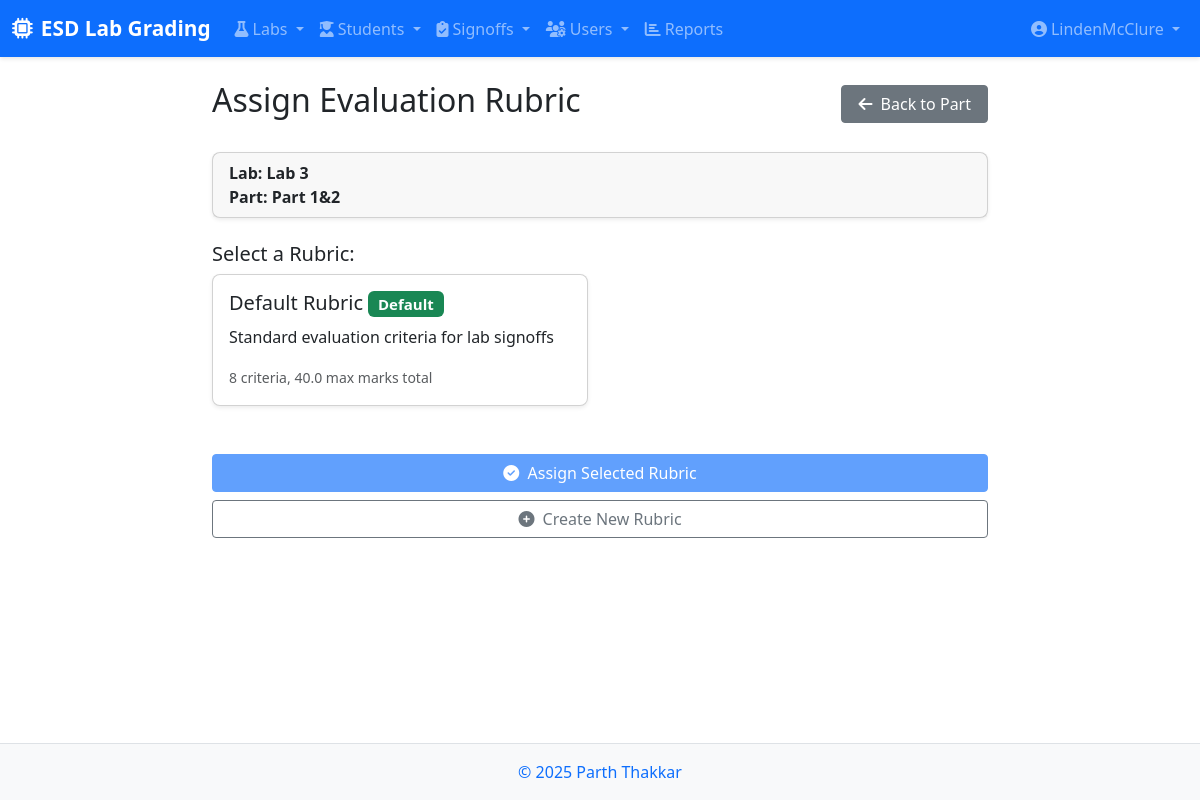
The page /part/3/assign-rubric/ (signed in) on the database its author committed.
### labs/models.py (models this page shows, shortened)
class Part(models.Model):
    lab = models.ForeignKey(Lab, on_delete=models.CASCADE, related_name='parts')
    name = models.CharField(max_length=100)
    description = models.TextField(blank=True)
    order = models.PositiveIntegerField(default=0)
    is_required = models.BooleanField(default=True)
    has_challenges = models.BooleanField(default=False, help_text="Check if this part has challenge tasks")
    due_date = models.DateTimeField(null=True, blank=True, help_text="Due date for this part's signoff")
    class Meta:
        ordering = ['lab', 'order']

class Lab(models.Model):
    name = models.CharField(max_length=200)
    description = models.TextField(blank=True)
    due_date = models.DateTimeField()
    total_points = models.DecimalField(max_digits=5, decimal_places=2)
    grade_scale = models.ForeignKey(GradeScale, on_delete=models.SET_NULL, null=True, blank=True,
                                    related_name='labs', help_text="Grade scale to use for this lab")

class EvaluationRubric(models.Model):
    name = models.CharField(max_length=100, unique=True)
    description = models.TextField(blank=True)
    is_default = models.BooleanField(default=False)
    criteria_data = models.JSONField(default=dict)
    class Meta:
        verbose_name = "Evaluation Rubric"
        verbose_name_plural = "Evaluation Rubrics"
    def get_total_max_marks(self):
        return sum(Decimal(str(criteria['max_marks'])) for criteria in self.criteria_data.values())

### labs/views.py (the view)
    def wrap(request, *args, **kwargs):
        try:
            if hasattr(request.user, 'role') and request.user.role.role in ['instructor']:
                return function(request, *args, **kwargs)
            else:
                raise PermissionDenied("You must be an instructor to access this page.")
        except (AttributeError, UserRole.DoesNotExist):
            raise PermissionDenied("You must be an instructor to access this page.")

### labs/templatetags/role_tags.py (called while the page is built)
@register.filter
def has_role(user, role_name):
    if user.is_anonymous:
        return False
    if user.is_staff:
        return True
    try:
        return hasattr(user, 'role') and user.role.role == role_name
    except:
        return False

### labs/views.py (called while the page is built, shortened)
def instructor_required(function):
    def wrap(request, *args, **kwargs):
        try:
            if hasattr(request.user, 'role') and request.user.role.role in ['instructor']:
                return function(request, *args, **kwargs)
            else:
                raise PermissionDenied("You must be an instructor to access this page.")
        except (AttributeError, UserRole.DoesNotExist):
            raise PermissionDenied("You must be an instructor to access this page.")
    wrap.__doc__ = function.__doc__
    wrap.__name__ = function.__name__
    return wrap

@login_required
@instructor_required
def assign_rubric(request, part_id):
    part = get_object_or_404(Part, pk=part_id)
    rubrics = EvaluationRubric.objects.all().order_by('name')
    return render(request, 'labs/assign_rubric.html', {
        'part': part,
        'rubrics': rubrics
    })

### labs/templates/labs/assign_rubric.html (shortened to what this page needs)
{% extends 'base.html' %}
{% load static %}
{% block content %}
<div class="container form-container">
    <div class="d-flex justify-content-between align-items-center mb-4">
        <h1 class="h2">Assign Evaluation Rubric</h1>
        <a href="{% url 'labs:part_detail' part_id=part.id %}" class="btn btn-secondary">
            <i class="fas fa-arrow-left me-1"></i> Back to Part
        </a>
    </div>
    <div class="card mb-4">
        <div class="card-header">
            <div><strong>Lab:</strong> {{ part.lab.name }}</div>
            <div><strong>Part:</strong> {{ part.name }}</div>
        </div>
    </div>
    <form method="post">
        <div class="mb-4">
            <h3 class="h5">Select a Rubric:</h3>
            <div class="row row-cols-1 row-cols-md-2 g-4">
                {% for rubric in rubrics %}
                <div class="col">
                    <div class="card rubric-card" data-rubric-id="{{ rubric.id }}">
                        <div class="card-body">
                            <h5 class="card-title">{{ rubric.name }}
                                {% if rubric.is_default %}
                                <span class="badge bg-success">Default</span>
                                {% endif %}
                            </h5>
                            <p class="card-text">{{ rubric.description|truncatechars:100 }}</p>
                            <div class="card-text">
                                <small class="text-muted">
                                    {{ rubric.criteria_data|length }} criteria,
                                    {{ rubric.get_total_max_marks }} max marks total
                                </small>
                            </div>
                        </div>
                    </div>
                </div>
                {% endfor %}
            </div>
        </div>
        <div class="d-grid gap-2">
            <button type="submit" class="btn btn-primary" id="submit-btn" disabled>
                <i class="fas fa-check-circle me-1"></i> Assign Selected Rubric
            </button>
            <a href="{% url 'labs:rubric_create' %}" class="btn btn-outline-secondary">
                <i class="fas fa-plus-circle me-1"></i> Create New Rubric
            </a>
        </div>
    </form>
</div>
{% endblock %}

### templates/base.html (shortened to what this page needs)
{% load static %}
{% load role_tags %}
<!DOCTYPE html>
<html lang="en">
<head>
    <link href="https://cdn.jsdelivr.net/npm/bootstrap@5.3.0-alpha1/dist/css/bootstrap.min.css" rel="stylesheet">
    <link rel="stylesheet" href="https://cdnjs.cloudflare.com/ajax/libs/font-awesome/6.4.0/css/all.min.css">
    <link rel="stylesheet" href="{% static 'css/styles.css' %}">
</head>
<body>
    <nav class="navbar navbar-expand-lg navbar-dark bg-primary sticky-top">
        <div class="container-fluid">
            <a class="navbar-brand" href="{% url 'labs:home' %}">
                <i class="fas fa-microchip me-2"></i>ESD Lab Grading
            </a>
            <div class="collapse navbar-collapse" id="navbarMain">
                <ul class="navbar-nav me-auto">
                    <li class="nav-item dropdown">
                        <a class="nav-link dropdown-toggle" href="#" id="labsDropdown" role="button" data-bs-toggle="dropdown">
                            <i class="fas fa-flask me-1"></i>Labs
                        </a>
                    </li>
                    {% if request.user.is_authenticated %}
                    <li class="nav-item dropdown">
                        <a class="nav-link dropdown-toggle" href="#" id="studentsDropdown" role="button" data-bs-toggle="dropdown">
                            <i class="fas fa-user-graduate me-1"></i>Students
                        </a>
                    </li>
                    {% endif %}
                    {% if request.user.is_authenticated %}
                    <li class="nav-item dropdown">
                        <a class="nav-link dropdown-toggle" href="#" id="signoffsDropdown" role="button" data-bs-toggle="dropdown">
                            <i class="fas fa-clipboard-check me-1"></i>Signoffs
                        </a>
                    </li>
                    {% endif %}
                    {% if request.user.is_authenticated and request.user|has_role:'instructor' %}
                    <li class="nav-item dropdown">
                        <a class="nav-link dropdown-toggle" href="#" id="usersDropdown" role="button" data-bs-toggle="dropdown">
                            <i class="fas fa-users-cog me-1"></i>Users
                        </a>
                    </li>
                    {% endif %}
                    {% if request.user.is_authenticated %}
                    <li class="nav-item">
                        <a class="nav-link" href="{% url 'labs:reports' %}">
                            <i class="fas fa-chart-bar me-1"></i>Reports
                        </a>
                    </li>
                    {% endif %}
                </ul>
                <ul class="navbar-nav ms-3">
                    {% if request.user.is_authenticated %}
                    <li class="nav-item dropdown">
                        <a class="nav-link dropdown-toggle" href="#" id="userDropdown" role="button" data-bs-toggle="dropdown">
                            <i class="fas fa-user-circle me-1"></i>{{ request.user.username }}
                        </a>
                    </li>
                    {% else %}
                    <li class="nav-item">
                        <a class="nav-link" href="{% url 'admin:login' %}?next=/">Login</a>
                    </li>
                    {% endif %}
                </ul>
            </div>
        </div>
    </nav>
    <main class="py-4">
        {% block content %}{% endblock %}
    </main>
    <footer class="footer mt-auto py-3 bg-light">
        <div class="container text-center">
            <span class="text-muted"><a href="https://parththakkar.studio" style="text-decoration:none">© {% now "Y" %} Parth Thakkar</a></span>
        </div>
    </footer>
</body>
</html>

### static/css/styles.css (style rules this page uses)
body { min-height: 100vh; display: flex; flex-direction: column; }
main { flex: 1; }
.navbar-brand { font-weight: bold; font-size: 1.3rem; }
.navbar { box-shadow: 0 2px 4px rgba(0, 0, 0, 0.1); }
.card { border-radius: 0.5rem; box-shadow: 0 0.125rem 0.25rem rgba(0, 0, 0, 0.075); margin-bottom: 1.5rem; }
.card-header { font-weight: 600; border-bottom: 0; }
.btn { border-radius: 0.25rem; padding: 0.375rem 1rem; font-weight: 500; }
.btn-primary { background-color: #0d6efd; border-color: #0d6efd; }
.footer { background-color: #f8f9fa; padding: 1.5rem 0; border-top: 1px solid #dee2e6; }

### labs/templates/labs/assign_rubric.html (style rules this page uses)
.form-container { max-width: 800px; margin: 0 auto; }
.rubric-card { cursor: pointer; transition: all 0.2s ease; }

### rows shown on the page
Part: lab.name "Lab 3", name "Part 1&2"
EvaluationRubric: name "Default Rubric", is_default "Default", description "Standard evaluation criteria for lab signoffs", criteria_data|length "8", get_total_max_marks "40.0"

### other values the page prints
{{ request.user.username }} "LindenMcClure"
